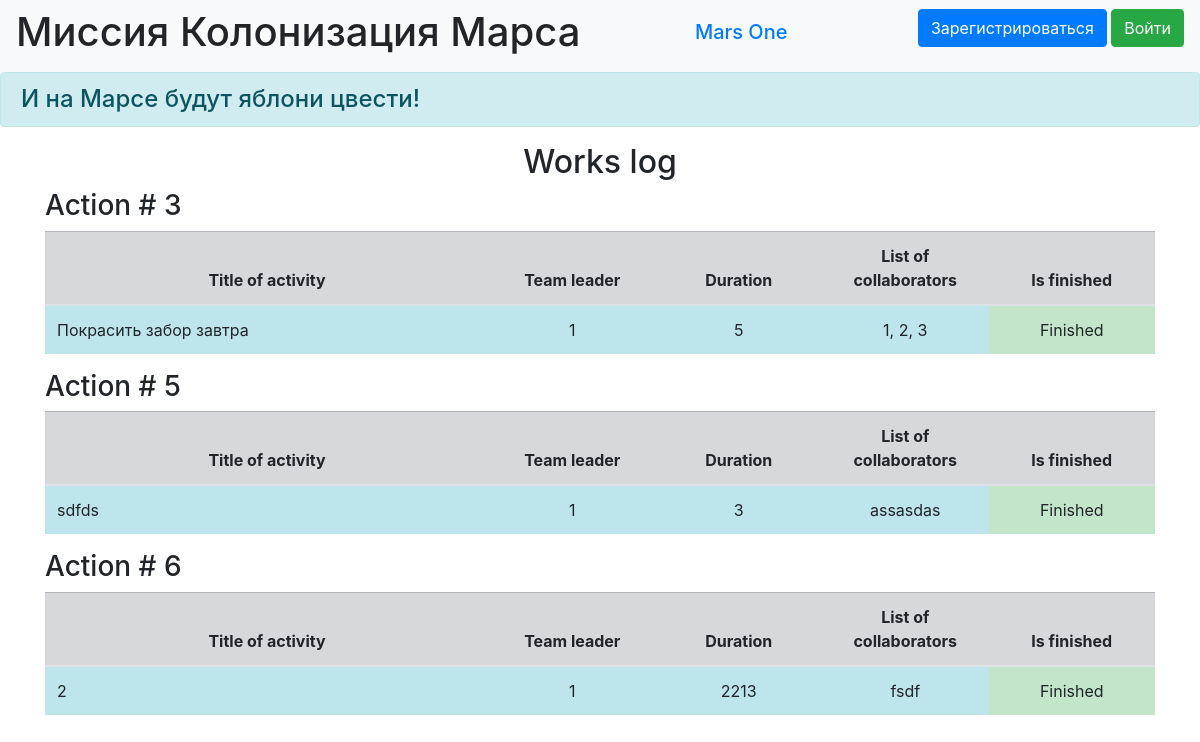
Page /jobs on the committed database.
### data/jobs.py (models this page shows)
class Jobs(SqlAlchemyBase):
    __tablename__ = 'jobs'
    id = sqlalchemy.Column(sqlalchemy.Integer,
                           primary_key=True, autoincrement=True)
    team_leader = sqlalchemy.Column(sqlalchemy.Integer,
                                    sqlalchemy.ForeignKey("users.id"))
    job = sqlalchemy.Column(sqlalchemy.String, nullable=True)
    work_size = sqlalchemy.Column(sqlalchemy.Integer, nullable=True)
    collaborators = sqlalchemy.Column(sqlalchemy.String, nullable=True)
    is_finished = sqlalchemy.Column(sqlalchemy.Boolean, default=True)
    start_date = sqlalchemy.Column(sqlalchemy.DateTime,
                                   default=datetime.datetime.now)
    end_date = sqlalchemy.Column(sqlalchemy.DateTime,
                                 default=datetime.datetime.now)
    user = orm.relationship('User')

### main.py (the view)
@app.route('/jobs')
def jobs():
    db_sess = db_session.create_session()
    jobs = db_sess.query(Jobs).all()
    return render_template('jobs.html', jobs=jobs)

### data/db_session.py (called while the page is built)
def create_session() -> Session:
    global __factory
    return __factory()

### templates/jobs.html (shortened to what this page needs)
{% extends "base.html" %}
{% block content %}
<h2>Works log</h2>
{% for item in jobs %}
<h3>Action # {{item.id}}</h3>
<table class="table">
    <thead>
    <tr class="table-secondary cell-1">
        <th scope="col" width="40%">Title of activity</th>
        <th scope="col" width="15%">Team leader</th>
        <th scope="col" width="15%">Duration</th>
        <th scope="col" width="15%">List of collaborators</th>
        <th scope="col" width="15%">Is finished</th>
    </tr>
    </thead>
    <tbody>
    <tr>
        <td scope="row" class="table-info">{{item.job}}</td>
        <td class="table-info" align="center">{{item.team_leader}}</td>
        <td class="table-info" align="center">{{item.work_size}}</td>
        <td class="table-info" align="center">{{item.collaborators}}</td>
        {% if item.is_finished %}
        <td class="table-success" align="center">Finished</td>
        {% else %}
        <td class="table-danger" align="center">Is not finished</td>
        {% endif %}
    </tr>
</table>
{% endfor %}
{% endblock %}

### static/style.css (style rules this page uses)
th, center-text { text-align: center; vertical-align: middle; }
h2 { text-align: center; }
.cell-1 { vertical-align: middle; }

### rows in the picture
Jobs: id "3", job "Покрасить забор завтра", team_leader "1", work_size "5", collaborators "1, 2, 3", is_finished "Finished"
Jobs: id "5", job "sdfds", team_leader "1", work_size "3", collaborators "assasdas", is_finished "Finished"
Jobs: id "6", job "2", team_leader "1", work_size "2213", collaborators "fsdf", is_finished "Finished"
